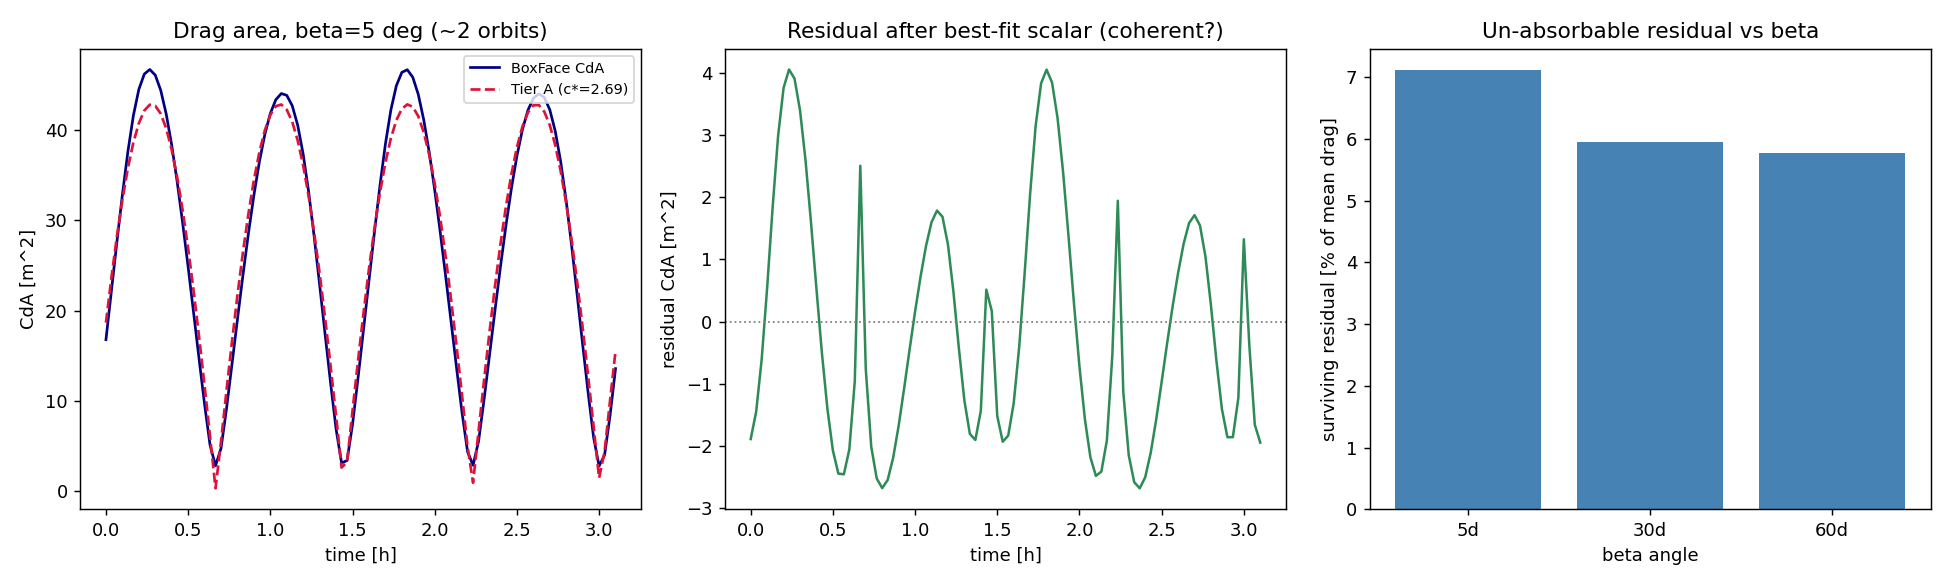

This chart was generated by the following Python code:
"""
Tier B (BoxFaceCd) cheap benefit estimate (build-plan Chunk 1, contract:
general-upgrades-1.md "Tier B Drag" -> Evidence pipeline 4, reduced to a
kernel-only estimate). Feeds GO/NO-GO Checkpoint A.

Question (the ship-or-drop gate, made cheap): for a representative Sun-pointing
LEO sail, does the per-face BoxFaceCd drag differ from Tier A in a way that a
single best-fit constant Cd cannot absorb? If a recalibrated scalar soaks up the
divergence, BoxFaceCd is not worth shipping; if a coherent, attitude-correlated
residual survives recalibration, it is.

Method (NO Orekit, NO integrator -- pure kinematics + the cd_box kernel):
  * Build a circular Kepler LEO orbit and a low-precision analytic Sun direction
    over a multi-day window. Sun-pointing attitude: the sail's large face normal
    tracks the Sun, so the face-flow angle theta sweeps the full [0, pi] as the
    satellite orbits, with the sweep set by the beta angle (Sun vs orbit plane).
  * At each sample form the per-face truth CdA_BoxFace(t) = sum_i Cd_i(theta_i)*A_i
    over ALL faces, and the Tier-A shape A_proj(t) = sum_i max(0, cos theta_i)*A_i
    (Orekit windward projected area). Density rho(t) and composition come from
    NRLMSISE-00 at the sub-satellite (lat, local-time), so the drag-work weight
    w(t) = rho * v_rel^3 is realistic.
  * Best-fit the Tier-A scalar c_star (work-weighted least squares) so Tier A =
    c_star * A_proj(t). The residual r(t) = CdA_BoxFace - c_star*A_proj is the
    part no constant Cd can represent. Report its work-weighted RMS as a % of the
    mean drag area, AND a secular along-track proxy (does the residual accumulate,
    or average to zero?). Swept over a few beta angles, since beta governs how
    much of the [0, pi] incidence range the sail sees.

The residual % is per-unit-area (independent of the exact sail size / mass): only
the orbit + Sun attitude sweep sets it. Sail size, mass, and altitude only scale
the absolute along-track-km proxy.

Reference-only: not shipped, not in CI. ASCII-only stdout (cp1252 redirect). Run
from this directory in the throwaway venv:
    python cd_box_benefit_estimate.py > cd_box_benefit_estimate_results.txt
"""
from pathlib import Path

import numpy as np
from pymsis import msis
from scipy.integrate import cumulative_trapezoid
import matplotlib
matplotlib.use("Agg")
import matplotlib.pyplot as plt

from cd_core import IDX, MU_EARTH, R_EARTH, alpha_sesam, calibrate_K, v_rel
from cd_box_faces import face_cd

K = calibrate_K()

# ---------------------------------------------------------------------------
# Representative scenario (the maintainer-confirmed sail; build-plan "You
# provide"). The residual % verdict is per-unit-area and independent of A_FACE /
# MASS_KG; those + ALT_KM only scale the absolute along-track proxy.
# ---------------------------------------------------------------------------
EPOCH = np.datetime64("2002-07-01T00:00")  # solar max
ALT_KM = 450.0                              # circular
INC_DEG = 51.6                              # ISS-like
A_FACE = 16.0                               # m^2 per sail face (4 m x 4 m)
MASS_KG = 12.0                              # A/m ~ 1.33 m^2/kg (drag sail)
F107 = 180.0
AP = 15.0
WINDOW_DAYS = 2.0
DT_S = 120.0                                # sample step
TARGET_BETAS = [5.0, 30.0, 60.0]           # deg; realized values reported
C_NOMINAL = 2.2                             # textbook flat-plate scalar Cd, for
#                                            the "no recalibration" baseline

# Thin flat sail: two faces +/- n_sail, full area A_FACE each. The four edges
# have ~zero area for a thin plate, so they are omitted here (their shear matters
# for a near-cubic bus, a separate Chunk-5 regression, not the sail benefit).


def jd_of(dt64):
    """Julian Date of a numpy datetime64 (UT ~ UTC for this purpose)."""
    return 2440587.5 + (dt64 - np.datetime64("1970-01-01T00:00:00")) / np.timedelta64(1, "D")


def sun_eci_hat(jd):
    """Low-precision Sun unit vector in ECI (mean equator/equinox of date),
    good to ~0.01 deg (Vallado / Montenbruck). Enough for the attitude geometry
    and MSIS local-time."""
    T = (jd - 2451545.0) / 36525.0
    L = np.radians((280.460 + 36000.771 * T) % 360.0)        # mean longitude
    M = np.radians((357.5291 + 35999.0503 * T) % 360.0)      # mean anomaly
    lam = L + np.radians(1.914666 * np.sin(M) + 0.019994 * np.sin(2 * M))  # ecliptic lon
    eps = np.radians(23.439291 - 0.0130042 * T)              # obliquity
    return np.array([np.cos(lam), np.cos(eps) * np.sin(lam), np.sin(eps) * np.sin(lam)])


def gmst_rad(jd):
    """Greenwich mean sidereal time [rad] (IAU-82), for sub-satellite longitude."""
    T = (jd - 2451545.0) / 36525.0
    sec = (67310.54841 + (876600.0 * 3600.0 + 8640184.812866) * T
           + 0.093104 * T ** 2 - 6.2e-6 * T ** 3)
    return np.radians((sec % 86400.0) / 240.0)


def orbit_normal(raan, inc):
    """Orbit angular-momentum unit vector for (RAAN, inclination) [rad]."""
    return np.array([np.sin(inc) * np.sin(raan),
                     -np.sin(inc) * np.cos(raan),
                     np.cos(inc)])


def perifocal_to_eci(raan, inc):
    """R3(RAAN) @ R1(inc) (argument of perigee = 0; circular orbit)."""
    cO, sO = np.cos(raan), np.sin(raan)
    ci, si = np.cos(inc), np.sin(inc)
    R3 = np.array([[cO, -sO, 0.0], [sO, cO, 0.0], [0.0, 0.0, 1.0]])
    R1 = np.array([[1.0, 0.0, 0.0], [0.0, ci, -si], [0.0, si, ci]])
    return R3 @ R1


def choose_raan_for_beta(target_beta_deg, inc, sun_hat):
    """RAAN [rad] whose orbit plane gives a beta angle closest to the target
    against the (fixed-at-epoch) Sun. beta = arcsin(sun_hat . orbit_normal)."""
    raans = np.linspace(0.0, 2 * np.pi, 721)
    betas = np.degrees(np.arcsin(np.clip(
        [float(np.dot(sun_hat, orbit_normal(O, inc))) for O in raans], -1.0, 1.0)))
    j = int(np.argmin(np.abs(betas - target_beta_deg)))
    return raans[j], betas[j]


def run_beta(target_beta_deg, inc, a, n_mean, times, jds, sun_hats):
    """Build the time series for one target beta; return a dict of arrays + the
    realized beta."""
    raan, beta = choose_raan_for_beta(target_beta_deg, inc, sun_hats[0])
    M = perifocal_to_eci(raan, inc)

    nu = n_mean * times                       # true anomaly (circular)
    # Perifocal position / velocity, rotated to ECI (columns are samples).
    r_pf = a * np.vstack([np.cos(nu), np.sin(nu), np.zeros_like(nu)])
    v_pf = a * n_mean * np.vstack([-np.sin(nu), np.cos(nu), np.zeros_like(nu)])
    r_eci = M @ r_pf
    v_eci = M @ v_pf

    flow_hat = v_eci / np.linalg.norm(v_eci, axis=0)   # +v_hat = ram direction
    n_norm = np.linalg.norm(r_eci, axis=0)
    lat = np.degrees(np.arcsin(r_eci[2] / n_norm))
    lon = np.degrees(np.arctan2(r_eci[1], r_eci[0]) - gmst_rad(jds))
    lon = (lon + 180.0) % 360.0 - 180.0

    nsamp = times.size
    cda_bf = np.empty(nsamp)
    a_proj = np.empty(nsamp)
    rho = np.empty(nsamp)
    vrel = np.empty(nsamp)
    for i in range(nsamp):
        # Sun-pointing sail: large face normal tracks the Sun.
        n_sail = sun_hats[i]
        c_plus = float(np.dot(n_sail, flow_hat[:, i]))
        th_plus = float(np.arccos(np.clip(c_plus, -1.0, 1.0)))
        th_minus = np.pi - th_plus
        # MSIS state at the sub-satellite point.
        date = EPOCH + np.timedelta64(int(round(times[i])), "s")
        row = np.asarray(
            msis.run([date], [lon[i]], [lat[i]], [ALT_KM], [F107], [F107],
                     [[AP] * 7], version=0)
        ).reshape(-1, 11)[0]
        rho[i] = row[IDX["rho"]]
        V = v_rel(ALT_KM, lat[i])
        vrel[i] = V
        alpha = alpha_sesam(row[IDX["O"]], row[IDX["T"]], K)
        T_inf = row[IDX["T"]]
        cda_bf[i] = A_FACE * (face_cd(th_plus, row, V, T_inf, alpha)
                              + face_cd(th_minus, row, V, T_inf, alpha))
        # Tier-A windward projected area (one face is always windward).
        a_proj[i] = A_FACE * (max(0.0, c_plus) + max(0.0, -c_plus))

    w = rho * vrel ** 3                        # drag-work weight
    return dict(beta=beta, raan=raan, times=times, lat=lat, lon=lon,
                cda_bf=cda_bf, a_proj=a_proj, rho=rho, vrel=vrel, w=w)


def fit_and_metrics(res):
    """Work-weighted best-fit scalar c_star and residual diagnostics."""
    w, bf, ap = res["w"], res["cda_bf"], res["a_proj"]
    # c_star = argmin sum w (bf - c*ap)^2.
    c_star = float(np.sum(w * bf * ap) / np.sum(w * ap ** 2))
    resid = bf - c_star * ap
    mean_bf = float(np.sum(w * bf) / np.sum(w))                 # weighted mean drag area
    rms_resid = float(np.sqrt(np.sum(w * resid ** 2) / np.sum(w)))
    pct = 100.0 * rms_resid / mean_bf

    # Rough KINEMATIC along-track proxy: double-integrate the drag-accel difference
    # delta_a(t) = 0.5/m * (bf - c*ap) * rho * vrel^2 over the window. It is only an
    # order-of-magnitude SCALE, not the true secular effect (which is dominated by the
    # induced semi-major-axis change, ~3x): a constant accel offset -> quadratic-in-time
    # drift, and even a zero-MEAN periodic residual leaves a drift linear in the window
    # unless its velocity integral is also zero-mean. So read ds_* alongside the
    # work-weighted resid % (the robust signal); the maintainer makes the GO/NO-GO call.
    t = res["times"]
    da_recal = 0.5 / MASS_KG * resid * res["rho"] * res["vrel"] ** 2
    da_nominal = 0.5 / MASS_KG * (bf - C_NOMINAL * ap) * res["rho"] * res["vrel"] ** 2
    ds_recal = _double_integral(da_recal, t)
    ds_nominal = _double_integral(da_nominal, t)
    # Reference: along-track distance the (recalibrated) Tier-A drag itself
    # removes over the window, same double integral, for scale.
    da_ref = 0.5 / MASS_KG * (c_star * ap) * res["rho"] * res["vrel"] ** 2
    ds_ref = _double_integral(da_ref, t)
    return dict(c_star=c_star, resid=resid, mean_bf=mean_bf, rms_resid=rms_resid,
                pct=pct, ds_recal=ds_recal, ds_nominal=ds_nominal, ds_ref=ds_ref)


def _double_integral(accel, t):
    """Net along-track position offset [m] from an along-track accel a(t)."""
    vel = cumulative_trapezoid(accel, t, initial=0.0)
    pos = cumulative_trapezoid(vel, t, initial=0.0)
    return float(pos[-1])


def main():
    a = R_EARTH + ALT_KM * 1e3
    n_mean = np.sqrt(MU_EARTH / a ** 3)
    period_min = 2 * np.pi / n_mean / 60.0
    inc = np.radians(INC_DEG)
    times = np.arange(0.0, WINDOW_DAYS * 86400.0, DT_S)
    jds = jd_of(EPOCH) + times / 86400.0
    sun_hats = np.array([sun_eci_hat(jd) for jd in jds])

    print("=" * 72)
    print("TIER B BENEFIT ESTIMATE (BoxFaceCd vs best-fit Tier-A scalar)")
    print("=" * 72)
    print(f"Sail: flat {np.sqrt(A_FACE):.1f} m x {np.sqrt(A_FACE):.1f} m "
          f"({A_FACE:.0f} m^2/face), m={MASS_KG:.0f} kg, A/m={A_FACE/MASS_KG:.2f} m^2/kg")
    print(f"Orbit: {ALT_KM:.0f} km circular, inc {INC_DEG:.1f} deg, "
          f"period {period_min:.1f} min, {WINDOW_DAYS:.0f}-day window, dt={DT_S:.0f} s")
    print(f"Epoch {str(EPOCH)} (solar max, F10.7={F107:.0f}, Ap={AP:.0f}), "
          f"{times.size} samples/beta")
    # Sun ephemeris sanity (obliquity ~23.4 deg, |s|=1, ~1 deg/day motion).
    s0, s1 = sun_hats[0], sun_hats[-1]
    drift = np.degrees(np.arccos(np.clip(float(np.dot(s0, s1)), -1, 1)))
    dec0 = np.degrees(np.arcsin(s0[2]))
    print(f"Sun sanity: |s|={np.linalg.norm(s0):.4f}, declination {dec0:+.2f} deg, "
          f"drift over window {drift:.2f} deg ({drift/WINDOW_DAYS:.2f} deg/day)")
    print()

    print(f"  {'beta':>6s} {'c_star':>8s} {'resid %':>9s} {'ds_recal':>11s} "
          f"{'ds_nominal':>12s} {'ds_ref(TierA)':>14s}")
    summary = []
    for tb in TARGET_BETAS:
        res = run_beta(tb, inc, a, n_mean, times, jds, sun_hats)
        m = fit_and_metrics(res)
        print(f"  {res['beta']:5.1f}d {m['c_star']:8.3f} {m['pct']:8.3f}% "
              f"{m['ds_recal']:10.2f}m {m['ds_nominal']:11.2f}m {m['ds_ref']:13.2f}m")
        summary.append((res, m))
    print()
    print("resid %   = work-weighted RMS of (CdA_BoxFace - c_star*A_proj) as a %")
    print("            of mean drag area: the fraction NO constant Cd absorbs.")
    print("ds_recal  = net along-track offset [m] over the window from the")
    print("            recalibrated residual (the part that survives best-fit).")
    print("ds_nominal= same, vs an un-recalibrated nominal Cd=2.2 (for contrast).")
    print("ds_ref    = along-track distance the Tier-A drag itself removes (scale).")
    print()

    # Headline reading (the maintainer makes the actual GO/NO-GO call).
    worst = max(summary, key=lambda sm: sm[1]["pct"])
    worst_pct = worst[1]["pct"]
    worst_frac = abs(worst[1]["ds_recal"]) / abs(worst[1]["ds_ref"]) * 100.0
    print(f"Worst-case surviving residual: {worst_pct:.2f}% of mean drag at "
          f"beta={worst[0]['beta']:.1f} deg,")
    print(f"  along-track {worst[1]['ds_recal']:.1f} m over {WINDOW_DAYS:.0f} days "
          f"= {worst_frac:.2f}% of the Tier-A along-track drag effect.")
    print("Heuristic reading (NOT the decision -- Checkpoint A is the maintainer's):")
    print("  >~ a few % surviving residual that is COHERENT (accumulates secularly,")
    print("  not zero-mean) => MATERIAL => GO signal; clearly immaterial => DROP.")
    print()

    # --- figure ---
    fig = plt.figure(figsize=(15, 4.5))
    rich = min(summary, key=lambda sm: sm[0]["beta"])  # lowest beta = richest sweep
    res, m = rich
    norb = int(np.ceil(2 * period_min * 60.0 / DT_S))  # ~2 orbits to show the sweep
    hrs = res["times"][:norb] / 3600.0

    ax1 = fig.add_subplot(1, 3, 1)
    ax1.plot(hrs, res["cda_bf"][:norb], "-", color="navy", lw=1.5, label="BoxFace CdA")
    ax1.plot(hrs, m["c_star"] * res["a_proj"][:norb], "--", color="crimson", lw=1.5,
             label=f"Tier A (c*={m['c_star']:.2f})")
    ax1.set_xlabel("time [h]"); ax1.set_ylabel("CdA [m^2]")
    ax1.set_title(f"Drag area, beta={res['beta']:.0f} deg (~2 orbits)")
    ax1.legend(fontsize=8)

    ax2 = fig.add_subplot(1, 3, 2)
    ax2.plot(hrs, m["resid"][:norb], "-", color="seagreen", lw=1.4)
    ax2.axhline(0.0, color="gray", ls=":", lw=1)
    ax2.set_xlabel("time [h]"); ax2.set_ylabel("residual CdA [m^2]")
    ax2.set_title("Residual after best-fit scalar (coherent?)")

    ax3 = fig.add_subplot(1, 3, 3)
    betas = [s[0]["beta"] for s in summary]
    pcts = [s[1]["pct"] for s in summary]
    ax3.bar(range(len(betas)), pcts, color="steelblue")
    ax3.set_xticks(range(len(betas)))
    ax3.set_xticklabels([f"{b:.0f}d" for b in betas])
    ax3.set_xlabel("beta angle")
    ax3.set_ylabel("surviving residual [% of mean drag]")
    ax3.set_title("Un-absorbable residual vs beta")

    plt.tight_layout()
    out = Path(__file__).with_name("cd_box_benefit_estimate.png")
    plt.savefig(out, dpi=130)
    print(f"Saved figure: {out.name}")


if __name__ == "__main__":
    main()
